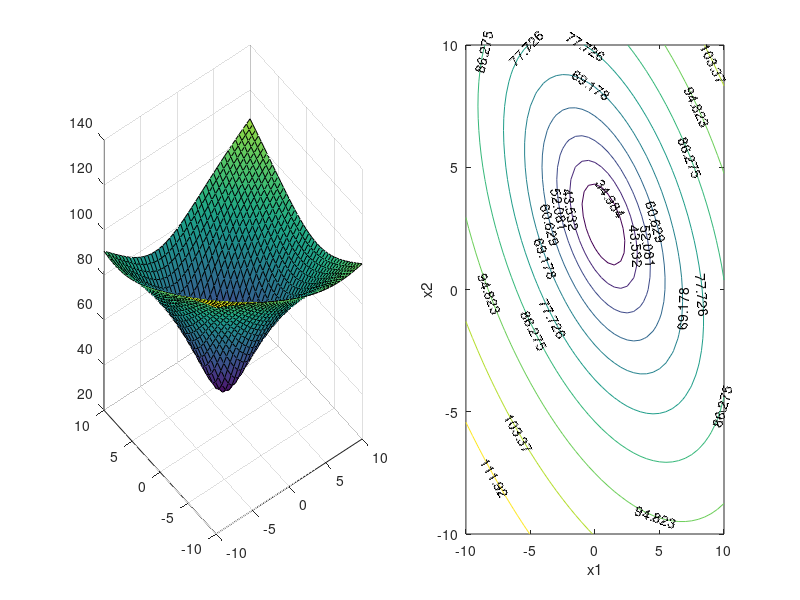

Write the MATLAB code that produced this figure. (Note: this script raises an error after producing the figure.)
clc,clear,close all;

%% part 1
%% Question 1

subplot(1,2,1);

x1=-10:0.5:10;
x2=x1;
[X1,X2]=meshgrid(x1,x2);

F=20*log(X1.^2 + X2.^2 - 4*X1 - 6*X2 + X1.*X2 + 13);
surf(X1,X2,F);

%% Question 2

subplot(1,2,2);

contour(X1,X2,F,'ShowText','on');
xlabel('x1');
ylabel('x2');

%% Question 4

syms x1 x2;
x=[x1;x2];
f=x1^2+x2^2-4*x1-6*x2+x1*x2+13;

grad=gradient(f,x);
arg_min=solve(grad==0);

%% Question 5

figure

[f_values]=gradient_decent(f,x,[6;6],100,0.01);

subplot(2,2,1);
plot(f_values);
title('Gradient decent with u=0.01');
xlabel('Iteration');
ylabel('f');

[f_values]=gradient_decent(f,x,[6;6],100,0.1);

subplot(2,2,2);
plot(f_values);
title('Gradient decent with u=0.1');
xlabel('Iteration');
ylabel('f');

%% Question 6

[f_values]=newton(f,x,[6;6],10);

subplot(2,2,[3,4]);
plot(f_values);
title('Newton');
xlabel('Iteration');
ylabel('f');

%% Question 7

[f_values,X_way]=alternation_minimization(f,x,[6;6],10);

figure

subplot(1,2,1);
contour(X1,X2,F,'ShowText','on');
title('x changes through minimization');
xlabel('x1');
ylabel('x2');
hold on
plot(X_way(1,:),X_way(2,:),'--','LineWidth',1,'Marker','*');

subplot(1,2,2);
plot(f_values);
title('Alternation Minimization');
xlabel('Iteration');
ylabel('f');

%% Question 8

figure

[f_values]=gradient_decent_with_projetion(f,x,[6;6],100,0.1);

plot(f_values);
title('Gradient decent with projection and u=0.1');
xlabel('Iteration');
ylabel('f');


